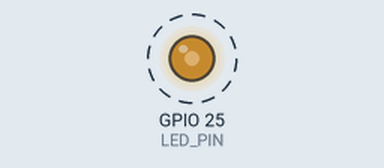
This sketch was run on a simulated ESP32. Parts: output pins drawn as LEDs (lit = HIGH). Dashed ring = blinking.

Above: at 0.05 s.
Timing chart, 0 to 4.6 s (numbered marks = the images above):
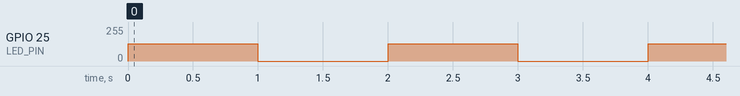

Measured:
- by itself, GPIO 25 (LED_PIN): alternates 128/255 for 1.0 s and 0/255 for 1.0 s

The sketch:

TestLib_01.ino
```cpp
#include <Arduino.h>
#include "driver/ledc.h" // Включване на заглавния файл за LEDC функции

#define LED_PIN 25 // Използваме GPIO25 за светодиод

void setup() {
  Serial.begin(9600);  // Започваме сериен монитор на 9600 бауда

  // Настройка на PWM
  ledc_timer_config_t ledc_timer = {
    .speed_mode       = LEDC_HIGH_SPEED_MODE,
    .duty_resolution  = LEDC_TIMER_8_BIT,
    .timer_num        = LEDC_TIMER_0,
    .freq_hz          = 5000,  // 5 kHz честота
    .clk_cfg          = LEDC_AUTO_CLK
  };
  ledc_timer_config(&ledc_timer);

  ledc_channel_config_t ledc_channel = {
    .gpio_num       = LED_PIN,
    .speed_mode     = LEDC_HIGH_SPEED_MODE,
    .channel        = LEDC_CHANNEL_0,
    .intr_type      = LEDC_INTR_DISABLE,
    .timer_sel      = LEDC_TIMER_0,
    .duty           = 0, // Начална стойност 0
    .hpoint         = 0
  };
  ledc_channel_config(&ledc_channel);
}

void loop() {
  // Изпращане на PWM сигнал със 50% запълване (128 от 255)
  ledc_set_duty(LEDC_HIGH_SPEED_MODE, LEDC_CHANNEL_0, 128);
  ledc_update_duty(LEDC_HIGH_SPEED_MODE, LEDC_CHANNEL_0);
  delay(1000); // Изчакай 1 секунда

  // Изпращане на PWM сигнал с 0% запълване (0 от 255)
  ledc_set_duty(LEDC_HIGH_SPEED_MODE, LEDC_CHANNEL_0, 0);
  ledc_update_duty(LEDC_HIGH_SPEED_MODE, LEDC_CHANNEL_0);
  delay(1000); // Изчакай 1 секунда
}
```
